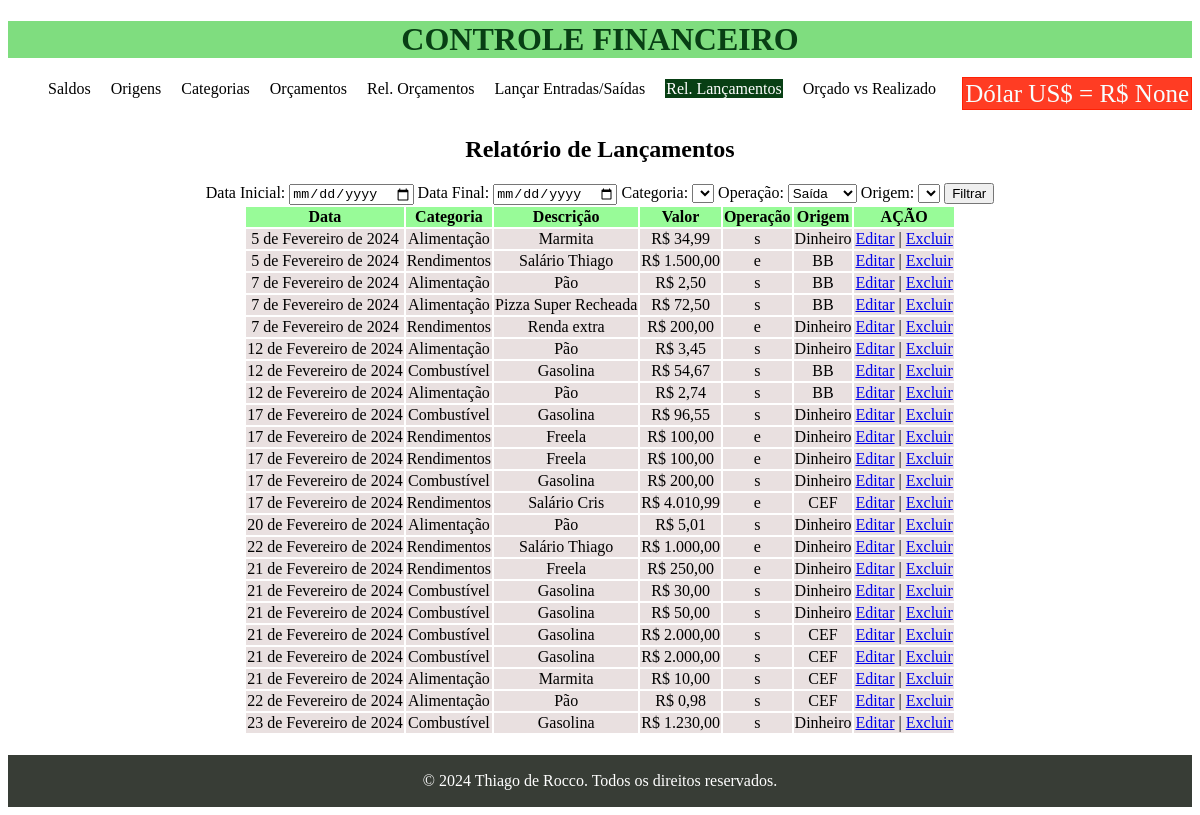
/rel-lctos/, run on the app's committed database.
### financeiro/models.py (models this page shows, shortened)
class Lancamento(models.Model):
    ENTRADA = 'e'
    SAIDA = 's'
    TIPO_OPERACAO_CHOICES = [(ENTRADA, 'Entrada'), (SAIDA, 'Saída'),]
    data = models.DateField()
    descricao = models.CharField(max_length=255)
    valor = models.DecimalField(max_digits=10, decimal_places=2)
    categoria = models.ForeignKey(Categoria, on_delete=models.CASCADE)
    origem = models.ForeignKey(Origem, on_delete=models.CASCADE)
    tipo_operacao = models.CharField(max_length=1,
                                     choices=TIPO_OPERACAO_CHOICES)

class Categoria(models.Model):
    nome = models.CharField(max_length=255, unique=True)

class Origem(models.Model):
    nome = models.CharField(max_length=255, unique=True)

### financeiro/views.py (the view)
# urls.py: path('rel-lctos/', rel_lancamentos, name='rel_lancamentos'),
def rel_lancamentos(request):
    lctos = Lancamento.objects.all()
    for lcto in lctos:
        lcto.nome_origem = lcto.origem.nome
        lcto.nome_categoria = lcto.categoria.nome
    return render(request, 'financeiro/rel_lancamentos.html', {"lctos": lctos})

### financeiro/templates/financeiro/rel_lancamentos.html (shortened to what this page needs)
{% extends 'financeiro/base.html' %}
{% load static %}
{% block content %}
<br><br>
    <h2>Relatório de Lançamentos</h2>
    <form action="">
        Data Inicial: <input type="date" name="" id="">
        Data Final: <input type="date" name="" id="">
        Categoria: <select name="categoria"><option value=""></option></select>
        Operação: <select name="operacao"><option value="s">Saída</option><option value="e">Entrada</option></select>
        Origem: <select name="origem"><option value=""></option></select>
        <input type="submit" value="Filtrar">
    </form>
    <table>
        <thead>
            <tr>
            <th>Data</th>
            <th>Categoria</th>
            <th>Descrição</th>
            <th>Valor</th>
            <th>Operação</th>
            <th>Origem</th>
            <th colspan="2">AÇÃO</th>
        </tr>
    </thead>
    {% for lcto in lctos %}
    <tr>
        <td>{{ lcto.data }}</td>
        <td>{{ lcto.nome_categoria }}</td>
        <td>{{ lcto.descricao }}</td>
        <td>R$ {{ lcto.valor }}</td>
        <td>{{ lcto.tipo_operacao }}</td>
        <td>{{ lcto.nome_origem}}</td>
        <td><a href="/update_get_lcto/{{lcto.id}}">Editar</a> | <a href="/delete_lcto/{{lcto.id}}">Excluir</a></td>
    </tr>
    {% endfor %}
</table>
{% endblock %}

### financeiro/static/css/style.css (style rules this page uses)
body { font-family: 'Trebuchet MS'; }
main table { margin: 0 auto; }
h1, h2 { text-align: center; }
thead tr { background-color:#98FB98 }
tr { background-color: rgb(233,224,224) }

### data on the page
Lancamento: data "5 de Fevereiro de 2024", nome_categoria "Alimentação", descricao "Marmita", valor "34,99", tipo_operacao "s", nome_origem "Dinheiro"
Lancamento: data "5 de Fevereiro de 2024", nome_categoria "Rendimentos", descricao "Salário Thiago", valor "1.500,00", tipo_operacao "e", nome_origem "BB"
Lancamento: data "7 de Fevereiro de 2024", nome_categoria "Alimentação", descricao "Pão", valor "2,50", tipo_operacao "s", nome_origem "BB"
Lancamento: data "7 de Fevereiro de 2024", nome_categoria "Alimentação", descricao "Pizza Super Recheada", valor "72,50", tipo_operacao "s", nome_origem "BB"
Lancamento: data "7 de Fevereiro de 2024", nome_categoria "Rendimentos", descricao "Renda extra", valor "200,00", tipo_operacao "e", nome_origem "Dinheiro"
Lancamento: data "12 de Fevereiro de 2024", nome_categoria "Alimentação", descricao "Pão", valor "3,45", tipo_operacao "s", nome_origem "Dinheiro"
Lancamento: data "12 de Fevereiro de 2024", nome_categoria "Combustível", descricao "Gasolina", valor "54,67", tipo_operacao "s", nome_origem "BB"
Lancamento: data "12 de Fevereiro de 2024", nome_categoria "Alimentação", descricao "Pão", valor "2,74", tipo_operacao "s", nome_origem "BB"
Lancamento: data "17 de Fevereiro de 2024", nome_categoria "Combustível", descricao "Gasolina", valor "96,55", tipo_operacao "s", nome_origem "Dinheiro"
Lancamento: data "17 de Fevereiro de 2024", nome_categoria "Rendimentos", descricao "Freela", valor "100,00", tipo_operacao "e", nome_origem "Dinheiro"
Lancamento: data "17 de Fevereiro de 2024", nome_categoria "Rendimentos", descricao "Freela", valor "100,00", tipo_operacao "e", nome_origem "Dinheiro"
Lancamento: data "17 de Fevereiro de 2024", nome_categoria "Combustível", descricao "Gasolina", valor "200,00", tipo_operacao "s", nome_origem "Dinheiro"
Lancamento: data "17 de Fevereiro de 2024", nome_categoria "Rendimentos", descricao "Salário Cris", valor "4.010,99", tipo_operacao "e", nome_origem "CEF"
Lancamento: data "20 de Fevereiro de 2024", nome_categoria "Alimentação", descricao "Pão", valor "5,01", tipo_operacao "s", nome_origem "Dinheiro"
Lancamento: data "22 de Fevereiro de 2024", nome_categoria "Rendimentos", descricao "Salário Thiago", valor "1.000,00", tipo_operacao "e", nome_origem "Dinheiro"
Lancamento: data "21 de Fevereiro de 2024", nome_categoria "Rendimentos", descricao "Freela", valor "250,00", tipo_operacao "e", nome_origem "Dinheiro"
Lancamento: data "21 de Fevereiro de 2024", nome_categoria "Combustível", descricao "Gasolina", valor "30,00", tipo_operacao "s", nome_origem "Dinheiro"
Lancamento: data "21 de Fevereiro de 2024", nome_categoria "Combustível", descricao "Gasolina", valor "50,00", tipo_operacao "s", nome_origem "Dinheiro"
Lancamento: data "21 de Fevereiro de 2024", nome_categoria "Combustível", descricao "Gasolina", valor "2.000,00", tipo_operacao "s", nome_origem "CEF"
Lancamento: data "21 de Fevereiro de 2024", nome_categoria "Combustível", descricao "Gasolina", valor "2.000,00", tipo_operacao "s", nome_origem "CEF"
Lancamento: data "21 de Fevereiro de 2024", nome_categoria "Alimentação", descricao "Marmita", valor "10,00", tipo_operacao "s", nome_origem "CEF"
Lancamento: data "22 de Fevereiro de 2024", nome_categoria "Alimentação", descricao "Pão", valor "0,98", tipo_operacao "s", nome_origem "CEF"
Lancamento: data "23 de Fevereiro de 2024", nome_categoria "Combustível", descricao "Gasolina", valor "1.230,00", tipo_operacao "s", nome_origem "Dinheiro"

### other printed values
{{ request.cotacao_dolar }} "None"
